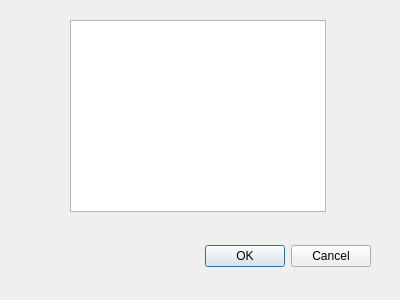
<?xml version="1.0" encoding="UTF-8"?>
<ui version="4.0">
 <class>HelpDialog</class>
 <widget class="QDialog" name="HelpDialog">
  <property name="geometry">
   <rect>
    <x>0</x>
    <y>0</y>
    <width>400</width>
    <height>300</height>
   </rect>
  </property>
  <property name="windowTitle">
   <string>Dialog</string>
  </property>
  <widget class="QDialogButtonBox" name="buttonBox">
   <property name="geometry">
    <rect>
     <x>30</x>
     <y>240</y>
     <width>341</width>
     <height>32</height>
    </rect>
   </property>
   <property name="orientation">
    <enum>Qt::Horizontal</enum>
   </property>
   <property name="standardButtons">
    <set>QDialogButtonBox::Cancel|QDialogButtonBox::Ok</set>
   </property>
  </widget>
  <widget class="QTextBrowser" name="textBrowser">
   <property name="geometry">
    <rect>
     <x>70</x>
     <y>20</y>
     <width>256</width>
     <height>192</height>
    </rect>
   </property>
  </widget>
 </widget>
 <resources/>
 <connections>
  <connection>
   <sender>buttonBox</sender>
   <signal>accepted()</signal>
   <receiver>HelpDialog</receiver>
   <slot>accept()</slot>
   <hints>
    <hint type="sourcelabel">
     <x>248</x>
     <y>254</y>
    </hint>
    <hint type="destinationlabel">
     <x>157</x>
     <y>274</y>
    </hint>
   </hints>
  </connection>
  <connection>
   <sender>buttonBox</sender>
   <signal>rejected()</signal>
   <receiver>HelpDialog</receiver>
   <slot>reject()</slot>
   <hints>
    <hint type="sourcelabel">
     <x>316</x>
     <y>260</y>
    </hint>
    <hint type="destinationlabel">
     <x>286</x>
     <y>274</y>
    </hint>
   </hints>
  </connection>
 </connections>
</ui>
